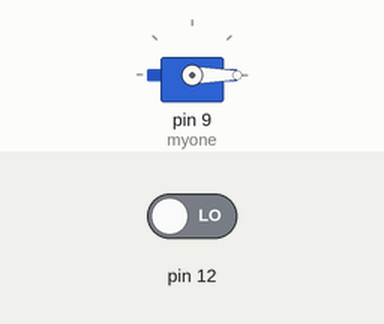
The sketch below on a simulated Arduino Uno, built with avr-gcc and run on an emulated ATmega328P. Shown: servo. The inputs (shaded band) are chosen by the test bench; at power-on: pin 12 LOW. What the sketch prints to the serial monitor is not drawn.

Above: at 1.2 s.
1.3 s: pin 12 driven HIGH
At 2.1 s:
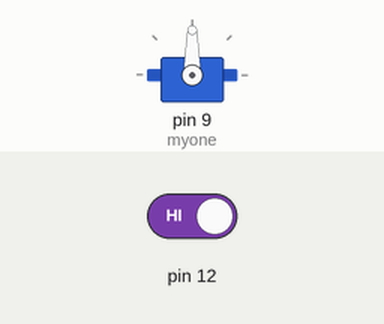
2.8 s: pin 12 driven LOW
At 3.2 s:
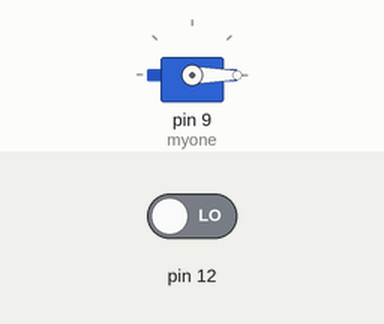
Timing chart, 0 to 5.8 s (numbered marks = the images above; inputs shaded):
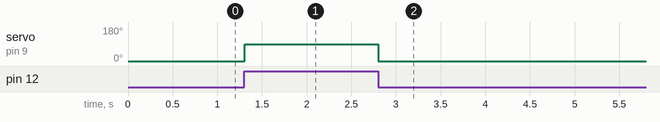

The sketch:

servo_btn.ino
```cpp
#include <Servo.h>
Servo myone;

void setup() {
  myone.attach(9);
  pinMode(12, INPUT);
  Serial.begin(9600);
}

void loop() {
  int value = digitalRead(12);
  Serial.println(value);

  if(value) myone.write(90);
  else myone.write(0);
}
```

Measured:
- after the input at 1.3 s, servo on pin 9 (myone): 0° → 90° at once
- after the input at 2.8 s, servo on pin 9 (myone): 90° → 0° at once
